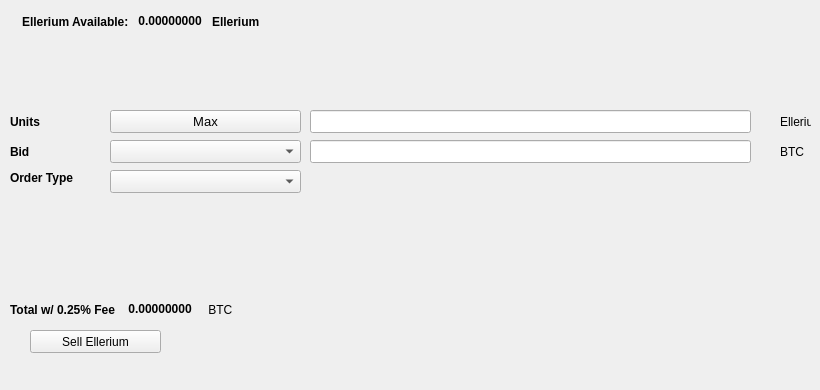
   <widget class="QWidget" name="SellTab">
    <attribute name="title">
     <string>Sell</string>
    </attribute>
    <widget class="QLabel" name="label_16">
     <property name="geometry">
      <rect>
       <x>780</x>
       <y>140</y>
       <width>31</width>
       <height>23</height>
      </rect>
     </property>
     <property name="text">
      <string>BTC</string>
     </property>
    </widget>
    <widget class="QComboBox" name="SellBidcomboBox">
     <property name="geometry">
      <rect>
       <x>110</x>
       <y>140</y>
       <width>191</width>
       <height>23</height>
      </rect>
     </property>
     <property name="font">
      <font>
       <pointsize>10</pointsize>
      </font>
     </property>
    </widget>
    <widget class="QLabel" name="label_18">
     <property name="geometry">
      <rect>
       <x>10</x>
       <y>110</y>
       <width>46</width>
       <height>23</height>
      </rect>
     </property>
     <property name="font">
      <font>
       <weight>75</weight>
       <bold>true</bold>
      </font>
     </property>
     <property name="text">
      <string>Units</string>
     </property>
    </widget>
    <widget class="QPushButton" name="Sell_Max_Amount">
     <property name="geometry">
      <rect>
       <x>110</x>
       <y>110</y>
       <width>191</width>
       <height>23</height>
      </rect>
     </property>
     <property name="font">
      <font>
       <pointsize>10</pointsize>
      </font>
     </property>
     <property name="text">
      <string>Max</string>
     </property>
    </widget>
    <widget class="QLabel" name="label_20">
     <property name="geometry">
      <rect>
       <x>10</x>
       <y>170</y>
       <width>91</width>
       <height>16</height>
      </rect>
     </property>
     <property name="font">
      <font>
       <weight>75</weight>
       <bold>true</bold>
      </font>
     </property>
     <property name="text">
      <string>Order Type</string>
     </property>
    </widget>
    <widget class="QComboBox" name="SellOrdertypeCombo">
     <property name="geometry">
      <rect>
       <x>110</x>
       <y>170</y>
       <width>191</width>
       <height>23</height>
      </rect>
     </property>
     <property name="font">
      <font>
       <pointsize>10</pointsize>
      </font>
     </property>
    </widget>
    <widget class="QLabel" name="label_21">
     <property name="geometry">
      <rect>
       <x>10</x>
       <y>140</y>
       <width>46</width>
       <height>23</height>
      </rect>
     </property>
     <property name="font">
      <font>
       <weight>75</weight>
       <bold>true</bold>
      </font>
     </property>
     <property name="text">
      <string>Bid</string>
     </property>
    </widget>
    <widget class="QLabel" name="label_22">
     <property name="geometry">
      <rect>
       <x>780</x>
       <y>110</y>
       <width>31</width>
       <height>23</height>
      </rect>
     </property>
     <property name="text">
      <string>Ellerium</string>
     </property>
    </widget>
    <widget class="QLineEdit" name="UnitsInputEllerium">
     <property name="geometry">
      <rect>
       <x>310</x>
       <y>110</y>
       <width>441</width>
       <height>23</height>
      </rect>
     </property>
     <property name="font">
      <font>
       <pointsize>9</pointsize>
       <weight>75</weight>
       <bold>true</bold>
      </font>
     </property>
    </widget>
    <widget class="QLineEdit" name="SellBidPriceEdit">
     <property name="geometry">
      <rect>
       <x>310</x>
       <y>140</y>
       <width>441</width>
       <height>23</height>
      </rect>
     </property>
     <property name="font">
      <font>
       <pointsize>9</pointsize>
       <weight>75</weight>
       <bold>true</bold>
      </font>
     </property>
    </widget>
    <widget class="QPushButton" name="SellElleriumBTN">
     <property name="geometry">
      <rect>
       <x>30</x>
       <y>330</y>
       <width>131</width>
       <height>23</height>
      </rect>
     </property>
     <property name="text">
      <string>Sell Ellerium</string>
     </property>
     <property name="icon">
      <iconset resource="../ellerium">
       <normaloff>:/icons/bitcoin</normaloff>:/icons/bitcoin</iconset>
     </property>
    </widget>
    <widget class="QWidget" name="layoutWidget3">
     <property name="geometry">
      <rect>
       <x>22</x>
       <y>12</y>
       <width>258</width>
       <height>19</height>
      </rect>
     </property>
     <layout class="QHBoxLayout" name="horizontalLayout">
      <item>
       <widget class="QLabel" name="label232_2">
        <property name="font">
         <font>
          <weight>75</weight>
          <bold>true</bold>
         </font>
        </property>
        <property name="text">
         <string>Ellerium Available:</string>
        </property>
       </widget>
      </item>
      <item>
       <widget class="QLabel" name="ElleriumAvailableLabel">
        <property name="palette">
         <palette>
          <active>
           <colorrole role="WindowText">
            <brush brushstyle="SolidPattern">
             <color alpha="255">
              <red>0</red>
              <green>0</green>
              <blue>0</blue>
             </color>
            </brush>
           </colorrole>
           <colorrole role="Button">
            <brush brushstyle="SolidPattern">
             <color alpha="255">
              <red>0</red>
              <green>170</green>
              <blue>0</blue>
             </color>
            </brush>
           </colorrole>
           <colorrole role="Light">
            <brush brushstyle="SolidPattern">
             <color alpha="255">
              <red>0</red>
              <green>255</green>
              <blue>0</blue>
             </color>
            </brush>
           </colorrole>
           <colorrole role="Midlight">
            <brush brushstyle="SolidPattern">
             <color alpha="255">
              <red>0</red>
              <green>212</green>
              <blue>0</blue>
             </color>
            </brush>
           </colorrole>
           <colorrole role="Dark">
            <brush brushstyle="SolidPattern">
             <color alpha="255">
              <red>0</red>
              <green>85</green>
              <blue>0</blue>
             </color>
            </brush>
           </colorrole>
           <colorrole role="Mid">
            <brush brushstyle="SolidPattern">
             <color alpha="255">
              <red>0</red>
              <green>113</green>
              <blue>0</blue>
             </color>
            </brush>
           </colorrole>
           <colorrole role="Text">
            <brush brushstyle="SolidPattern">
             <color alpha="255">
              <red>0</red>
              <green>170</green>
              <blue>0</blue>
             </color>
            </brush>
           </colorrole>
           <colorrole role="BrightText">
            <brush brushstyle="SolidPattern">
             <color alpha="255">
              <red>255</red>
              <green>255</green>
              <blue>255</blue>
             </color>
            </brush>
           </colorrole>
           <colorrole role="ButtonText">
            <brush brushstyle="SolidPattern">
             <color alpha="255">
              <red>0</red>
              <green>0</green>
              <blue>0</blue>
             </color>
            </brush>
           </colorrole>
           <colorrole role="Base">
            <brush brushstyle="SolidPattern">
             <color alpha="255">
              <red>255</red>
              <green>255</green>
              <blue>255</blue>
             </color>
            </brush>
           </colorrole>
           <colorrole role="Window">
            <brush brushstyle="SolidPattern">
             <color alpha="255">
              <red>0</red>
              <green>170</green>
              <blue>0</blue>
             </color>
            </brush>
           </colorrole>
           <colorrole role="Shadow">
            <brush brushstyle="SolidPattern">
             <color alpha="255">
              <red>0</red>
              <green>0</green>
              <blue>0</blue>
             </color>
            </brush>
           </colorrole>
           <colorrole role="AlternateBase">
            <brush brushstyle="SolidPattern">
             <color alpha="255">
              <red>127</red>
              <green>212</green>
              <blue>127</blue>
             </color>
            </brush>
           </colorrole>
           <colorrole role="ToolTipBase">
            <brush brushstyle="SolidPattern">
             <color alpha="255">
              <red>255</red>
              <green>255</green>
              <blue>220</blue>
             </color>
            </brush>
           </colorrole>
           <colorrole role="ToolTipText">
            <brush brushstyle="SolidPattern">
             <color alpha="255">
              <red>0</red>
              <green>0</green>
              <blue>0</blue>
             </color>
            </brush>
           </colorrole>
          </active>
          <inactive>
           <colorrole role="WindowText">
            <brush brushstyle="SolidPattern">
             <color alpha="255">
              <red>0</red>
              <green>0</green>
              <blue>0</blue>
             </color>
            </brush>
           </colorrole>
           <colorrole role="Button">
            <brush brushstyle="SolidPattern">
             <color alpha="255">
              <red>0</red>
              <green>170</green>
              <blue>0</blue>
             </color>
            </brush>
           </colorrole>
           <colorrole role="Light">
            <brush brushstyle="SolidPattern">
             <color alpha="255">
              <red>0</red>
              <green>255</green>
              <blue>0</blue>
             </color>
            </brush>
           </colorrole>
           <colorrole role="Midlight">
            <brush brushstyle="SolidPattern">
             <color alpha="255">
              <red>0</red>
              <green>212</green>
              <blue>0</blue>
             </color>
            </brush>
           </colorrole>
           <colorrole role="Dark">
            <brush brushstyle="SolidPattern">
             <color alpha="255">
              <red>0</red>
              <green>85</green>
              <blue>0</blue>
             </color>
            </brush>
           </colorrole>
           <colorrole role="Mid">
            <brush brushstyle="SolidPattern">
             <color alpha="255">
              <red>0</red>
              <green>113</green>
              <blue>0</blue>
             </color>
            </brush>
           </colorrole>
           <colorrole role="Text">
            <brush brushstyle="SolidPattern">
             <color alpha="255">
              <red>0</red>
              <green>170</green>
              <blue>0</blue>
             </color>
            </brush>
           </colorrole>
           <colorrole role="BrightText">
            <brush brushstyle="SolidPattern">
             <color alpha="255">
              <red>255</red>
              <green>255</green>
              <blue>255</blue>
             </color>
            </brush>
           </colorrole>
           <colorrole role="ButtonText">
            <brush brushstyle="SolidPattern">
             <color alpha="255">
              <red>0</red>
              <green>0</green>
              <blue>0</blue>
             </color>
            </brush>
           </colorrole>
           <colorrole role="Base">
            <brush brushstyle="SolidPattern">
             <color alpha="255">
              <red>255</red>
              <green>255</green>
              <blue>255</blue>
             </color>
            </brush>
           </colorrole>
           <colorrole role="Window">
            <brush brushstyle="SolidPattern">
             <color alpha="255">
              <red>0</red>
              <green>170</green>
              <blue>0</blue>
             </color>
            </brush>
           </colorrole>
           <colorrole role="Shadow">
            <brush brushstyle="SolidPattern">
             <color alpha="255">
              <red>0</red>
              <green>0</green>
              <blue>0</blue>
             </color>
            </brush>
           </colorrole>
           <colorrole role="AlternateBase">
            <brush brushstyle="SolidPattern">
             <color alpha="255">
              <red>127</red>
              <green>212</green>
              <blue>127</blue>
             </color>
            </brush>
           </colorrole>
           <colorrole role="ToolTipBase">
            <brush brushstyle="SolidPattern">
             <color alpha="255">
              <red>255</red>
              <green>255</green>
              <blue>220</blue>
             </color>
            </brush>
           </colorrole>
           <colorrole role="ToolTipText">
            <brush brushstyle="SolidPattern">
             <color alpha="255">
              <red>0</red>
              <green>0</green>
              <blue>0</blue>
             </color>
            </brush>
           </colorrole>
          </inactive>
          <disabled>
           <colorrole role="WindowText">
            <brush brushstyle="SolidPattern">
             <color alpha="255">
              <red>0</red>
              <green>85</green>
              <blue>0</blue>
             </color>
            </brush>
           </colorrole>
           <colorrole role="Button">
            <brush brushstyle="SolidPattern">
             <color alpha="255">
              <red>0</red>
              <green>170</green>
              <blue>0</blue>
             </color>
            </brush>
           </colorrole>
           <colorrole role="Light">
            <brush brushstyle="SolidPattern">
             <color alpha="255">
              <red>0</red>
              <green>255</green>
              <blue>0</blue>
             </color>
            </brush>
           </colorrole>
           <colorrole role="Midlight">
            <brush brushstyle="SolidPattern">
             <color alpha="255">
              <red>0</red>
              <green>212</green>
              <blue>0</blue>
             </color>
            </brush>
           </colorrole>
           <colorrole role="Dark">
            <brush brushstyle="SolidPattern">
             <color alpha="255">
              <red>0</red>
              <green>85</green>
              <blue>0</blue>
             </color>
            </brush>
           </colorrole>
           <colorrole role="Mid">
            <brush brushstyle="SolidPattern">
             <color alpha="255">
              <red>0</red>
              <green>113</green>
              <blue>0</blue>
             </color>
            </brush>
           </colorrole>
           <colorrole role="Text">
            <brush brushstyle="SolidPattern">
             <color alpha="255">
              <red>0</red>
              <green>85</green>
              <blue>0</blue>
             </color>
            </brush>
           </colorrole>
           <colorrole role="BrightText">
            <brush brushstyle="SolidPattern">
             <color alpha="255">
              <red>255</red>
              <green>255</green>
              <blue>255</blue>
             </color>
            </brush>
           </colorrole>
           <colorrole role="ButtonText">
            <brush brushstyle="SolidPattern">
             <color alpha="255">
              <red>0</red>
              <green>85</green>
              <blue>0</blue>
             </color>
            </brush>
           </colorrole>
           <colorrole role="Base">
            <brush brushstyle="SolidPattern">
             <color alpha="255">
              <red>0</red>
              <green>170</green>
              <blue>0</blue>
             </color>
            </brush>
           </colorrole>
           <colorrole role="Window">
            <brush brushstyle="SolidPattern">
             <color alpha="255">
              <red>0</red>
              <green>170</green>
              <blue>0</blue>
             </color>
            </brush>
           </colorrole>
           <colorrole role="Shadow">
            <brush brushstyle="SolidPattern">
             <color alpha="255">
              <red>0</red>
              <green>0</green>
              <blue>0</blue>
             </color>
            </brush>
           </colorrole>
           <colorrole role="AlternateBase">
            <brush brushstyle="SolidPattern">
             <color alpha="255">
              <red>0</red>
              <green>170</green>
              <blue>0</blue>
             </color>
            </brush>
           </colorrole>
           <colorrole role="ToolTipBase">
            <brush brushstyle="SolidPattern">
             <color alpha="255">
              <red>255</red>
              <green>255</green>
              <blue>220</blue>
             </color>
            </brush>
           </colorrole>
           <colorrole role="ToolTipText">
            <brush brushstyle="SolidPattern">
             <color alpha="255">
              <red>0</red>
              <green>0</green>
              <blue>0</blue>
             </color>
            </brush>
           </colorrole>
          </disabled>
         </palette>
        </property>
        <property name="font">
         <font>
          <weight>75</weight>
          <bold>true</bold>
         </font>
        </property>
        <property name="text">
         <string> 0.00000000 </string>
        </property>
        <property name="textInteractionFlags">
         <set>Qt::LinksAccessibleByMouse|Qt::TextSelectableByKeyboard|Qt::TextSelectableByMouse</set>
        </property>
       </widget>
      </item>
      <item>
       <widget class="QLabel" name="labelEllerium">
        <property name="font">
         <font>
          <weight>75</weight>
          <bold>true</bold>
         </font>
        </property>
        <property name="text">
         <string>Ellerium</string>
        </property>
       </widget>
      </item>
     </layout>
    </widget>
    <widget class="QWidget" name="layoutWidget">
     <property name="geometry">
      <rect>
       <x>10</x>
       <y>300</y>
       <width>268</width>
       <height>19</height>
      </rect>
     </property>
     <layout class="QHBoxLayout" name="horizontalLayout_2">
      <item>
       <widget class="QLabel" name="label_19">
        <property name="font">
         <font>
          <weight>75</weight>
          <bold>true</bold>
         </font>
        </property>
        <property name="text">
         <string>Total w/ 0.25% Fee </string>
        </property>
       </widget>
      </item>
      <item>
       <widget class="QLabel" name="SellCostLabel">
        <property name="palette">
         <palette>
          <active>
           <colorrole role="WindowText">
            <brush brushstyle="SolidPattern">
             <color alpha="255">
              <red>0</red>
              <green>0</green>
              <blue>0</blue>
             </color>
            </brush>
           </colorrole>
           <colorrole role="Button">
            <brush brushstyle="SolidPattern">
             <color alpha="255">
              <red>0</red>
              <green>170</green>
              <blue>0</blue>
             </color>
            </brush>
           </colorrole>
           <colorrole role="Light">
            <brush brushstyle="SolidPattern">
             <color alpha="255">
              <red>0</red>
              <green>255</green>
              <blue>0</blue>
             </color>
            </brush>
           </colorrole>
           <colorrole role="Midlight">
            <brush brushstyle="SolidPattern">
             <color alpha="255">
              <red>0</red>
              <green>212</green>
              <blue>0</blue>
             </color>
            </brush>
           </colorrole>
           <colorrole role="Dark">
            <brush brushstyle="SolidPattern">
             <color alpha="255">
              <red>0</red>
              <green>85</green>
              <blue>0</blue>
             </color>
            </brush>
           </colorrole>
           <colorrole role="Mid">
            <brush brushstyle="SolidPattern">
             <color alpha="255">
              <red>0</red>
              <green>113</green>
              <blue>0</blue>
             </color>
            </brush>
           </colorrole>
           <colorrole role="Text">
            <brush brushstyle="SolidPattern">
             <color alpha="255">
              <red>0</red>
              <green>170</green>
              <blue>0</blue>
             </color>
            </brush>
           </colorrole>
           <colorrole role="BrightText">
            <brush brushstyle="SolidPattern">
             <color alpha="255">
              <red>255</red>
              <green>255</green>
              <blue>255</blue>
             </color>
            </brush>
           </colorrole>
           <colorrole role="ButtonText">
            <brush brushstyle="SolidPattern">
             <color alpha="255">
              <red>0</red>
              <green>0</green>
              <blue>0</blue>
             </color>
            </brush>
           </colorrole>
           <colorrole role="Base">
            <brush brushstyle="SolidPattern">
             <color alpha="255">
              <red>255</red>
              <green>255</green>
              <blue>255</blue>
             </color>
            </brush>
           </colorrole>
           <colorrole role="Window">
            <brush brushstyle="SolidPattern">
             <color alpha="255">
              <red>0</red>
              <green>170</green>
              <blue>0</blue>
             </color>
            </brush>
           </colorrole>
           <colorrole role="Shadow">
            <brush brushstyle="SolidPattern">
             <color alpha="255">
              <red>0</red>
              <green>0</green>
              <blue>0</blue>
             </color>
            </brush>
           </colorrole>
           <colorrole role="AlternateBase">
            <brush brushstyle="SolidPattern">
             <color alpha="255">
              <red>127</red>
              <green>212</green>
              <blue>127</blue>
             </color>
            </brush>
           </colorrole>
           <colorrole role="ToolTipBase">
            <brush brushstyle="SolidPattern">
             <color alpha="255">
              <red>255</red>
              <green>255</green>
              <blue>220</blue>
             </color>
            </brush>
           </colorrole>
           <colorrole role="ToolTipText">
            <brush brushstyle="SolidPattern">
             <color alpha="255">
              <red>0</red>
              <green>0</green>
              <blue>0</blue>
             </color>
            </brush>
           </colorrole>
          </active>
          <inactive>
           <colorrole role="WindowText">
            <brush brushstyle="SolidPattern">
             <color alpha="255">
              <red>0</red>
              <green>0</green>
              <blue>0</blue>
             </color>
            </brush>
           </colorrole>
           <colorrole role="Button">
            <brush brushstyle="SolidPattern">
             <color alpha="255">
              <red>0</red>
              <green>170</green>
              <blue>0</blue>
             </color>
            </brush>
           </colorrole>
           <colorrole role="Light">
            <brush brushstyle="SolidPattern">
             <color alpha="255">
              <red>0</red>
              <green>255</green>
              <blue>0</blue>
             </color>
            </brush>
           </colorrole>
           <colorrole role="Midlight">
            <brush brushstyle="SolidPattern">
             <color alpha="255">
              <red>0</red>
              <green>212</green>
              <blue>0</blue>
             </color>
            </brush>
           </colorrole>
           <colorrole role="Dark">
            <brush brushstyle="SolidPattern">
             <color alpha="255">
              <red>0</red>
              <green>85</green>
              <blue>0</blue>
             </color>
            </brush>
           </colorrole>
           <colorrole role="Mid">
            <brush brushstyle="SolidPattern">
             <color alpha="255">
              <red>0</red>
              <green>113</green>
              <blue>0</blue>
             </color>
            </brush>
           </colorrole>
           <colorrole role="Text">
            <brush brushstyle="SolidPattern">
             <color alpha="255">
              <red>0</red>
              <green>170</green>
              <blue>0</blue>
             </color>
            </brush>
           </colorrole>
           <colorrole role="BrightText">
            <brush brushstyle="SolidPattern">
             <color alpha="255">
              <red>255</red>
              <green>255</green>
              <blue>255</blue>
             </color>
            </brush>
           </colorrole>
           <colorrole role="ButtonText">
            <brush brushstyle="SolidPattern">
             <color alpha="255">
              <red>0</red>
              <green>0</green>
              <blue>0</blue>
             </color>
            </brush>
           </colorrole>
           <colorrole role="Base">
            <brush brushstyle="SolidPattern">
             <color alpha="255">
              <red>255</red>
              <green>255</green>
              <blue>255</blue>
             </color>
            </brush>
           </colorrole>
           <colorrole role="Window">
            <brush brushstyle="SolidPattern">
             <color alpha="255">
              <red>0</red>
              <green>170</green>
              <blue>0</blue>
             </color>
            </brush>
           </colorrole>
           <colorrole role="Shadow">
            <brush brushstyle="SolidPattern">
             <color alpha="255">
              <red>0</red>
              <green>0</green>
              <blue>0</blue>
             </color>
            </brush>
           </colorrole>
           <colorrole role="AlternateBase">
            <brush brushstyle="SolidPattern">
             <color alpha="255">
              <red>127</red>
              <green>212</green>
              <blue>127</blue>
             </color>
            </brush>
           </colorrole>
           <colorrole role="ToolTipBase">
            <brush brushstyle="SolidPattern">
             <color alpha="255">
              <red>255</red>
              <green>255</green>
              <blue>220</blue>
             </color>
            </brush>
           </colorrole>
           <colorrole role="ToolTipText">
            <brush brushstyle="SolidPattern">
             <color alpha="255">
              <red>0</red>
              <green>0</green>
              <blue>0</blue>
             </color>
            </brush>
           </colorrole>
          </inactive>
          <disabled>
           <colorrole role="WindowText">
            <brush brushstyle="SolidPattern">
             <color alpha="255">
              <red>0</red>
              <green>85</green>
              <blue>0</blue>
             </color>
            </brush>
           </colorrole>
           <colorrole role="Button">
            <brush brushstyle="SolidPattern">
             <color alpha="255">
              <red>0</red>
              <green>170</green>
              <blue>0</blue>
             </color>
            </brush>
           </colorrole>
           <colorrole role="Light">
            <brush brushstyle="SolidPattern">
             <color alpha="255">
              <red>0</red>
              <green>255</green>
              <blue>0</blue>
             </color>
            </brush>
           </colorrole>
           <colorrole role="Midlight">
            <brush brushstyle="SolidPattern">
             <color alpha="255">
              <red>0</red>
              <green>212</green>
              <blue>0</blue>
             </color>
            </brush>
           </colorrole>
           <colorrole role="Dark">
            <brush brushstyle="SolidPattern">
             <color alpha="255">
              <red>0</red>
              <green>85</green>
              <blue>0</blue>
             </color>
            </brush>
           </colorrole>
           <colorrole role="Mid">
            <brush brushstyle="SolidPattern">
             <color alpha="255">
              <red>0</red>
              <green>113</green>
              <blue>0</blue>
             </color>
            </brush>
           </colorrole>
           <colorrole role="Text">
            <brush brushstyle="SolidPattern">
             <color alpha="255">
              <red>0</red>
              <green>85</green>
              <blue>0</blue>
             </color>
            </brush>
           </colorrole>
           <colorrole role="BrightText">
            <brush brushstyle="SolidPattern">
             <color alpha="255">
              <red>255</red>
              <green>255</green>
              <blue>255</blue>
             </color>
            </brush>
           </colorrole>
           <colorrole role="ButtonText">
            <brush brushstyle="SolidPattern">
             <color alpha="255">
              <red>0</red>
              <green>85</green>
              <blue>0</blue>
             </color>
            </brush>
           </colorrole>
           <colorrole role="Base">
            <brush brushstyle="SolidPattern">
             <color alpha="255">
              <red>0</red>
              <green>170</green>
              <blue>0</blue>
             </color>
            </brush>
           </colorrole>
           <colorrole role="Window">
            <brush brushstyle="SolidPattern">
             <color alpha="255">
              <red>0</red>
              <green>170</green>
              <blue>0</blue>
             </color>
            </brush>
           </colorrole>
           <colorrole role="Shadow">
            <brush brushstyle="SolidPattern">
             <color alpha="255">
              <red>0</red>
              <green>0</green>
              <blue>0</blue>
             </color>
            </brush>
           </colorrole>
           <colorrole role="AlternateBase">
            <brush brushstyle="SolidPattern">
             <color alpha="255">
              <red>0</red>
              <green>170</green>
              <blue>0</blue>
             </color>
            </brush>
           </colorrole>
           <colorrole role="ToolTipBase">
            <brush brushstyle="SolidPattern">
             <color alpha="255">
              <red>255</red>
              <green>255</green>
              <blue>220</blue>
             </color>
            </brush>
           </colorrole>
           <colorrole role="ToolTipText">
            <brush brushstyle="SolidPattern">
             <color alpha="255">
              <red>0</red>
              <green>0</green>
              <blue>0</blue>
             </color>
            </brush>
           </colorrole>
          </disabled>
         </palette>
        </property>
        <property name="font">
         <font>
          <weight>75</weight>
          <bold>true</bold>
         </font>
        </property>
        <property name="autoFillBackground">
         <bool>false</bool>
        </property>
        <property name="text">
         <string> 0.00000000</string>
        </property>
        <property name="textInteractionFlags">
         <set>Qt::LinksAccessibleByMouse|Qt::TextSelectableByMouse</set>
        </property>
       </widget>
      </item>
      <item>
       <widget class="QLabel" name="label_17">
        <property name="font">
         <font>
          <weight>50</weight>
          <bold>false</bold>
         </font>
        </property>
        <property name="text">
         <string> BTC</string>
        </property>
       </widget>
      </item>
     </layout>
    </widget>
    <widget class="QLabel" name="label_23">
     <property name="geometry">
      <rect>
       <x>460</x>
       <y>300</y>
       <width>281</width>
       <height>81</height>
      </rect>
     </property>
     <property name="text">
      <string/>
     </property>
     <property name="pixmap">
      <pixmap>:/images/bittrex</pixmap>
     </property>
    </widget>
   </widget>
